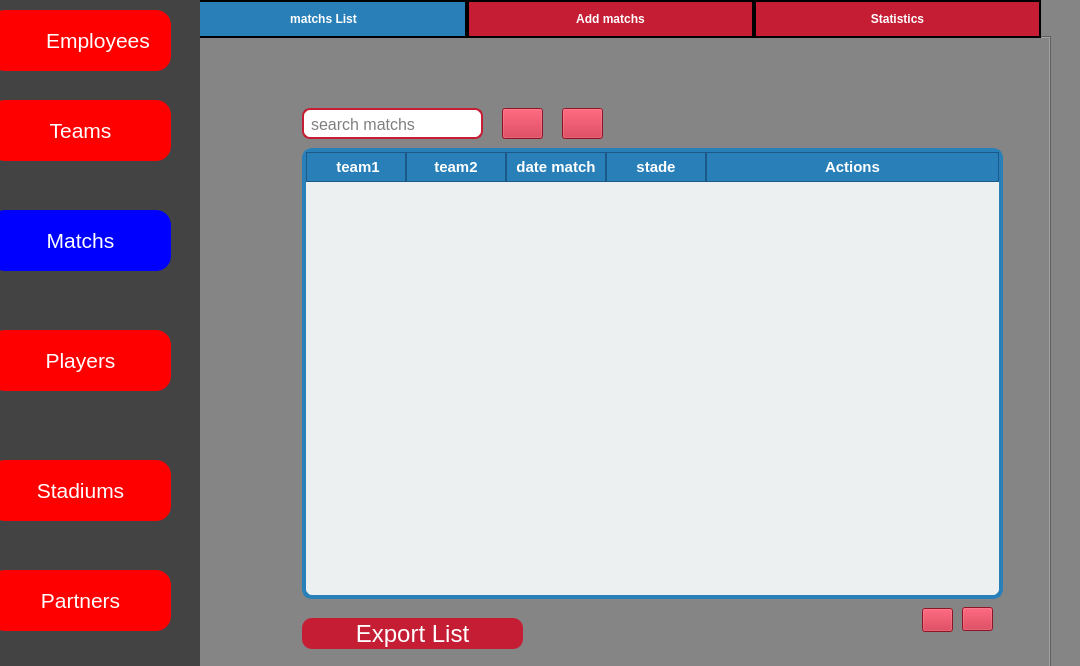
<?xml version="1.0" encoding="UTF-8"?>
<ui version="4.0">
 <class>matchPage</class>
 <widget class="QWidget" name="matchPage">
  <property name="geometry">
   <rect>
    <x>0</x>
    <y>0</y>
    <width>1080</width>
    <height>666</height>
   </rect>
  </property>
  <property name="windowTitle">
   <string>Form</string>
  </property>
  <layout class="QHBoxLayout" name="horizontalLayout" stretch="0,0">
   <property name="spacing">
    <number>0</number>
   </property>
   <property name="leftMargin">
    <number>0</number>
   </property>
   <property name="topMargin">
    <number>0</number>
   </property>
   <property name="rightMargin">
    <number>0</number>
   </property>
   <property name="bottomMargin">
    <number>0</number>
   </property>
   <item>
    <widget class="QWidget" name="sidebar" native="true">
     <property name="sizePolicy">
      <sizepolicy hsizetype="Fixed" vsizetype="Expanding">
       <horstretch>0</horstretch>
       <verstretch>0</verstretch>
      </sizepolicy>
     </property>
     <property name="minimumSize">
      <size>
       <width>200</width>
       <height>0</height>
      </size>
     </property>
     <property name="styleSheet">
      <string notr="true">background-color:#434343;</string>
     </property>
     <widget class="QPushButton" name="employeeButton">
      <property name="geometry">
       <rect>
        <x>-10</x>
        <y>10</y>
        <width>181</width>
        <height>61</height>
       </rect>
      </property>
      <property name="font">
       <font>
        <family>Arial</family>
        <pointsize>16</pointsize>
       </font>
      </property>
      <property name="cursor">
       <cursorShape>PointingHandCursor</cursorShape>
      </property>
      <property name="layoutDirection">
       <enum>Qt::LayoutDirection::LeftToRight</enum>
      </property>
      <property name="styleSheet">
       <string notr="true">QPushButton {
    background-color: red;             /* Red background */
    border-radius: 15px;               /* Rounded corners */
    color: white;                      /* White text */
    border: none;                      /* No border */
    padding: 10px 20px;                /* Padding inside the button */
}

QPushButton:hover {
    background-color: blue;           /* Blue background when hovered */
}

QPushButton[selected=&quot;true&quot;] {
    background-color: blue;            /* Blue background when selected */
}</string>
      </property>
      <property name="text">
       <string>      Employees</string>
      </property>
     </widget>
     <widget class="QPushButton" name="teamsButton">
      <property name="geometry">
       <rect>
        <x>-10</x>
        <y>100</y>
        <width>181</width>
        <height>61</height>
       </rect>
      </property>
      <property name="font">
       <font>
        <family>Arial</family>
        <pointsize>16</pointsize>
       </font>
      </property>
      <property name="cursor">
       <cursorShape>PointingHandCursor</cursorShape>
      </property>
      <property name="layoutDirection">
       <enum>Qt::LayoutDirection::LeftToRight</enum>
      </property>
      <property name="styleSheet">
       <string notr="true">QPushButton {
    background-color: red;             /* Red background */
    border-radius: 15px;               /* Rounded corners */
    color: white;                      /* White text */
    border: none;                      /* No border */
    padding: 10px 20px;                /* Padding inside the button */
}

QPushButton:hover {
    background-color: blue;           /* Blue background when hovered */
}
QPushButton:pressed, QPushButton:checked {
    background-color: blue;           /* Blue background when pressed or selected */
}</string>
      </property>
      <property name="text">
       <string>Teams</string>
      </property>
     </widget>
     <widget class="QPushButton" name="matchsButton">
      <property name="geometry">
       <rect>
        <x>-10</x>
        <y>210</y>
        <width>181</width>
        <height>61</height>
       </rect>
      </property>
      <property name="font">
       <font>
        <family>Arial</family>
        <pointsize>16</pointsize>
       </font>
      </property>
      <property name="cursor">
       <cursorShape>PointingHandCursor</cursorShape>
      </property>
      <property name="layoutDirection">
       <enum>Qt::LayoutDirection::LeftToRight</enum>
      </property>
      <property name="styleSheet">
       <string notr="true">QPushButton {
    background-color: red;             /* Red background */
    border-radius: 15px;               /* Rounded corners */
    color: white;                      /* White text */
    border: none;                      /* No border */
    padding: 10px 20px;                /* Padding inside the button */
}

QPushButton:hover {
    background-color: blue;           /* Blue background when hovered */
}
QPushButton:pressed, QPushButton:checked {
    background-color: blue;           /* Blue background when pressed or selected */
}</string>
      </property>
      <property name="text">
       <string>Matchs</string>
      </property>
      <property name="checkable">
       <bool>true</bool>
      </property>
      <property name="checked">
       <bool>true</bool>
      </property>
     </widget>
     <widget class="QPushButton" name="playersButton">
      <property name="geometry">
       <rect>
        <x>-10</x>
        <y>330</y>
        <width>181</width>
        <height>61</height>
       </rect>
      </property>
      <property name="font">
       <font>
        <family>Arial</family>
        <pointsize>16</pointsize>
       </font>
      </property>
      <property name="cursor">
       <cursorShape>PointingHandCursor</cursorShape>
      </property>
      <property name="layoutDirection">
       <enum>Qt::LayoutDirection::LeftToRight</enum>
      </property>
      <property name="styleSheet">
       <string notr="true">QPushButton {
    background-color: red;             /* Red background */
    border-radius: 15px;               /* Rounded corners */
    color: white;                      /* White text */
    border: none;                      /* No border */
    padding: 10px 20px;                /* Padding inside the button */
}

QPushButton:hover {
    background-color: blue;           /* Blue background when hovered */
}
QPushButton:pressed, QPushButton:checked {
    background-color: blue;           /* Blue background when pressed or selected */
}</string>
      </property>
      <property name="text">
       <string>Players</string>
      </property>
     </widget>
     <widget class="QPushButton" name="stadiumsButton">
      <property name="geometry">
       <rect>
        <x>-10</x>
        <y>460</y>
        <width>181</width>
        <height>61</height>
       </rect>
      </property>
      <property name="font">
       <font>
        <family>Arial</family>
        <pointsize>16</pointsize>
       </font>
      </property>
      <property name="cursor">
       <cursorShape>PointingHandCursor</cursorShape>
      </property>
      <property name="layoutDirection">
       <enum>Qt::LayoutDirection::LeftToRight</enum>
      </property>
      <property name="styleSheet">
       <string notr="true">QPushButton {
    background-color: red;             /* Red background */
    border-radius: 15px;               /* Rounded corners */
    color: white;                      /* White text */
    border: none;                      /* No border */
    padding: 10px 20px;                /* Padding inside the button */
}

QPushButton:hover {
    background-color: blue;           /* Blue background when hovered */
}
QPushButton:pressed, QPushButton:checked {
    background-color: blue;           /* Blue background when pressed or selected */
}</string>
      </property>
      <property name="text">
       <string>Stadiums</string>
      </property>
     </widget>
     <widget class="QPushButton" name="partnersButton">
      <property name="geometry">
       <rect>
        <x>-10</x>
        <y>570</y>
        <width>181</width>
        <height>61</height>
       </rect>
      </property>
      <property name="font">
       <font>
        <family>Arial</family>
        <pointsize>16</pointsize>
       </font>
      </property>
      <property name="cursor">
       <cursorShape>PointingHandCursor</cursorShape>
      </property>
      <property name="layoutDirection">
       <enum>Qt::LayoutDirection::LeftToRight</enum>
      </property>
      <property name="styleSheet">
       <string notr="true">QPushButton {
    background-color: red;             /* Red background */
    border-radius: 15px;               /* Rounded corners */
    color: white;                      /* White text */
    border: none;                      /* No border */
    padding: 10px 20px;                /* Padding inside the button */
}

QPushButton:hover {
    background-color: blue;           /* Blue background when hovered */
}
QPushButton:pressed, QPushButton:checked {
    background-color: blue;           /* Blue background when pressed or selected */
}</string>
      </property>
      <property name="text">
       <string>Partners</string>
      </property>
     </widget>
     <widget class="QLabel" name="empIoyeeIcon">
      <property name="geometry">
       <rect>
        <x>0</x>
        <y>20</y>
        <width>51</width>
        <height>41</height>
       </rect>
      </property>
      <property name="sizePolicy">
       <sizepolicy hsizetype="Preferred" vsizetype="Preferred">
        <horstretch>0</horstretch>
        <verstretch>0</verstretch>
       </sizepolicy>
      </property>
      <property name="styleSheet">
       <string notr="true">background-color:none</string>
      </property>
      <property name="text">
       <string/>
      </property>
      <property name="pixmap">
       <pixmap resource="resources.qrc">:/textures/textures/employeeIcon.png</pixmap>
      </property>
      <property name="scaledContents">
       <bool>true</bool>
      </property>
     </widget>
     <widget class="QLabel" name="teamsIcon">
      <property name="geometry">
       <rect>
        <x>0</x>
        <y>100</y>
        <width>51</width>
        <height>61</height>
       </rect>
      </property>
      <property name="styleSheet">
       <string notr="true">background-color:none</string>
      </property>
      <property name="text">
       <string/>
      </property>
      <property name="pixmap">
       <pixmap resource="resources.qrc">:/textures/textures/teamsIcon.png</pixmap>
      </property>
      <property name="scaledContents">
       <bool>true</bool>
      </property>
     </widget>
     <widget class="QLabel" name="matchsIcon">
      <property name="geometry">
       <rect>
        <x>0</x>
        <y>220</y>
        <width>51</width>
        <height>51</height>
       </rect>
      </property>
      <property name="styleSheet">
       <string notr="true">background-color:none</string>
      </property>
      <property name="text">
       <string/>
      </property>
      <property name="pixmap">
       <pixmap resource="resources.qrc">:/textures/textures/matchsIcon.png</pixmap>
      </property>
      <property name="scaledContents">
       <bool>true</bool>
      </property>
     </widget>
     <widget class="QLabel" name="playersIcon">
      <property name="geometry">
       <rect>
        <x>-20</x>
        <y>320</y>
        <width>91</width>
        <height>71</height>
       </rect>
      </property>
      <property name="styleSheet">
       <string notr="true">background-color:none</string>
      </property>
      <property name="text">
       <string/>
      </property>
      <property name="pixmap">
       <pixmap resource="resources.qrc">:/textures/textures/playersIcon.png</pixmap>
      </property>
      <property name="scaledContents">
       <bool>true</bool>
      </property>
     </widget>
     <widget class="QLabel" name="stadiumIcon">
      <property name="geometry">
       <rect>
        <x>4</x>
        <y>473</y>
        <width>31</width>
        <height>31</height>
       </rect>
      </property>
      <property name="styleSheet">
       <string notr="true">background-color:none</string>
      </property>
      <property name="text">
       <string/>
      </property>
      <property name="pixmap">
       <pixmap resource="resources.qrc">:/textures/textures/stadiumIcon.png</pixmap>
      </property>
      <property name="scaledContents">
       <bool>true</bool>
      </property>
     </widget>
     <widget class="QLabel" name="partnersIcon">
      <property name="geometry">
       <rect>
        <x>-1</x>
        <y>585</y>
        <width>41</width>
        <height>31</height>
       </rect>
      </property>
      <property name="styleSheet">
       <string notr="true">background-color:none</string>
      </property>
      <property name="text">
       <string/>
      </property>
      <property name="pixmap">
       <pixmap resource="resources.qrc">:/textures/textures/partnersIcon.png</pixmap>
      </property>
      <property name="scaledContents">
       <bool>true</bool>
      </property>
     </widget>
    </widget>
   </item>
   <item>
    <widget class="QWidget" name="contentArea" native="true">
     <property name="sizePolicy">
      <sizepolicy hsizetype="Expanding" vsizetype="Expanding">
       <horstretch>0</horstretch>
       <verstretch>0</verstretch>
      </sizepolicy>
     </property>
     <property name="styleSheet">
      <string notr="true">background-color:#858585;
</string>
     </property>
     <widget class="QTabWidget" name="updatematch">
      <property name="geometry">
       <rect>
        <x>-20</x>
        <y>0</y>
        <width>871</width>
        <height>681</height>
       </rect>
      </property>
      <property name="font">
       <font>
        <bold>true</bold>
       </font>
      </property>
      <property name="toolTip">
       <string>&lt;html&gt;&lt;head/&gt;&lt;body&gt;&lt;p&gt;updatematch&lt;/p&gt;&lt;p&gt;&lt;br/&gt;&lt;/p&gt;&lt;/body&gt;&lt;/html&gt;</string>
      </property>
      <property name="styleSheet">
       <string notr="true">QTabBar::tab {
    background: #C51D34;  
    color: white;
    border: 2px solid black;
    padding: 10px;
	width: 263%
	
   
}


QTabBar::tab:selected {
    background: #2980b9;
    color: white;
    font-weight: bold;
}

QTabBar::tab:hover {
    background: lightblue;
    color: black;
}

</string>
      </property>
      <property name="currentIndex">
       <number>0</number>
      </property>
      <widget class="QWidget" name="tab">
       <attribute name="title">
        <string>matchs List</string>
       </attribute>
       <widget class="QLineEdit" name="searchmatchsInput">
        <property name="geometry">
         <rect>
          <x>120</x>
          <y>70</y>
          <width>181</width>
          <height>31</height>
         </rect>
        </property>
        <property name="font">
         <font>
          <family>Arial</family>
          <pointsize>-1</pointsize>
         </font>
        </property>
        <property name="styleSheet">
         <string notr="true">QLineEdit {
    background-color: white;
    border: 2px solid #C51D34;
    border-radius: 8px;
    padding: 5px;
    color: black;
    font-size: 16px;
}

/* Hover effect */
QLineEdit:hover {
    border-color: #ff3347;
}

/* Focus effect */
QLineEdit:focus {
    border-color: #ff0004;
    box-shadow: none; /* Qt stylesheets do not support box-shadow */
}
</string>
        </property>
        <property name="text">
         <string/>
        </property>
        <property name="placeholderText">
         <string>search matchs</string>
        </property>
       </widget>
       <widget class="QPushButton" name="searchButton">
        <property name="geometry">
         <rect>
          <x>320</x>
          <y>70</y>
          <width>41</width>
          <height>31</height>
         </rect>
        </property>
        <property name="cursor">
         <cursorShape>PointingHandCursor</cursorShape>
        </property>
        <property name="styleSheet">
         <string notr="true">QPushButton {
background-color:#C51D34;

}
QPushButton:hover {
    background-color: blue; 
}</string>
        </property>
        <property name="text">
         <string/>
        </property>
        <property name="icon">
         <iconset theme="QIcon::ThemeIcon::SystemSearch"/>
        </property>
       </widget>
       <widget class="QPushButton" name="filterButton">
        <property name="geometry">
         <rect>
          <x>380</x>
          <y>70</y>
          <width>41</width>
          <height>31</height>
         </rect>
        </property>
        <property name="cursor">
         <cursorShape>PointingHandCursor</cursorShape>
        </property>
        <property name="styleSheet">
         <string notr="true">QPushButton {
background-color:#C51D34;

}
QPushButton:hover {
    background-color: blue; 
}</string>
        </property>
        <property name="text">
         <string/>
        </property>
        <property name="icon">
         <iconset theme="QIcon::ThemeIcon::AddressBookNew"/>
        </property>
       </widget>
       <widget class="QPushButton" name="exportListButton">
        <property name="geometry">
         <rect>
          <x>120</x>
          <y>580</y>
          <width>221</width>
          <height>31</height>
         </rect>
        </property>
        <property name="font">
         <font>
          <pointsize>18</pointsize>
         </font>
        </property>
        <property name="cursor">
         <cursorShape>PointingHandCursor</cursorShape>
        </property>
        <property name="styleSheet">
         <string notr="true">QPushButton {
background-color:#C51D34;
border-radius:10px;
color:white;
}
QPushButton:hover {
    background-color: blue; 
}</string>
        </property>
        <property name="text">
         <string>Export List</string>
        </property>
        <property name="icon">
         <iconset theme="QIcon::ThemeIcon::DocumentOpen"/>
        </property>
       </widget>
       <widget class="QTableWidget" name="tableWidget">
        <property name="geometry">
         <rect>
          <x>120</x>
          <y>110</y>
          <width>701</width>
          <height>451</height>
         </rect>
        </property>
        <property name="styleSheet">
         <string notr="true">QTableWidget {
    background-color: #ecf0f1;
    border: 4px solid #2980b9; 
    border-radius: 10px;
    gridline-color: #bdc3c7;
    font-size: 14px;
}

QTableWidget::item {
    padding: 10px;
    border-bottom: 1px solid #bdc3c7;
}

QTableWidget::item:selected {
    background-color: #3498db;
    color: white;
    font-weight: bold;
}

QTableWidget::item:hover {
    background-color: #f1c40f;
    color: black;
}

QHeaderView::section {
    background-color: #2980b9; /* Blue header */
    color: white;
    padding: 5px 5px; /* Increase horizontal padding */
    font-size: 15px;
    font-weight: bold;
    border: 1px solid #1c5986;
    min-width: 120px; /* Minimum width for each column */
}

QTableCornerButton::section {
    background-color: #2980b9;
    border: 1px solid #1c5986;
}
</string>
        </property>
        <attribute name="horizontalHeaderStretchLastSection">
         <bool>true</bool>
        </attribute>
        <column>
         <property name="text">
          <string> team1</string>
         </property>
        </column>
        <column>
         <property name="text">
          <string>team2</string>
         </property>
        </column>
        <column>
         <property name="text">
          <string>date match</string>
         </property>
        </column>
        <column>
         <property name="text">
          <string>stade</string>
         </property>
        </column>
        <column>
         <property name="text">
          <string>Actions</string>
         </property>
        </column>
       </widget>
       <widget class="QPushButton" name="nextPageTable">
        <property name="geometry">
         <rect>
          <x>740</x>
          <y>570</y>
          <width>31</width>
          <height>24</height>
         </rect>
        </property>
        <property name="styleSheet">
         <string notr="true">background-color:#C51D34;</string>
        </property>
        <property name="text">
         <string/>
        </property>
        <property name="icon">
         <iconset theme="QIcon::ThemeIcon::MediaSeekBackward"/>
        </property>
       </widget>
       <widget class="QPushButton" name="prevPageTable">
        <property name="geometry">
         <rect>
          <x>780</x>
          <y>569</y>
          <width>31</width>
          <height>24</height>
         </rect>
        </property>
        <property name="styleSheet">
         <string notr="true">background-color:#C51D34;
</string>
        </property>
        <property name="text">
         <string/>
        </property>
        <property name="icon">
         <iconset theme="QIcon::ThemeIcon::MediaSeekForward"/>
        </property>
       </widget>
      </widget>
      <widget class="QWidget" name="tab_2">
       <attribute name="title">
        <string>Add matchs</string>
       </attribute>
       <widget class="QLineEdit" name="teams1">
        <property name="geometry">
         <rect>
          <x>80</x>
          <y>70</y>
          <width>301</width>
          <height>31</height>
         </rect>
        </property>
        <property name="font">
         <font>
          <family>Arial</family>
          <pointsize>-1</pointsize>
         </font>
        </property>
        <property name="styleSheet">
         <string notr="true">QLineEdit {
    background-color: white;
    border: 2px solid #C51D34;
    border-radius: 8px;
    padding: 5px;
    color: black;
    font-size: 16px;
}

/* Hover effect */
QLineEdit:hover {
    border-color: #ff3347;
}

/* Focus effect */
QLineEdit:focus {
    border-color: #ff0004;
    box-shadow: none; /* Qt stylesheets do not support box-shadow */
}
</string>
        </property>
        <property name="text">
         <string/>
        </property>
        <property name="placeholderText">
         <string>team1</string>
        </property>
       </widget>
       <widget class="QLineEdit" name="lastName">
        <property name="geometry">
         <rect>
          <x>80</x>
          <y>340</y>
          <width>301</width>
          <height>31</height>
         </rect>
        </property>
        <property name="font">
         <font>
          <family>Arial</family>
          <pointsize>-1</pointsize>
         </font>
        </property>
        <property name="styleSheet">
         <string notr="true">QLineEdit {
    background-color: white;
    border: 2px solid #C51D34;
    border-radius: 8px;
    padding: 5px;
    color: black;
    font-size: 16px;
}

/* Hover effect */
QLineEdit:hover {
    border-color: #ff3347;
}

/* Focus effect */
QLineEdit:focus {
    border-color: #ff0004;
    box-shadow: none; /* Qt stylesheets do not support box-shadow */
}
</string>
        </property>
        <property name="text">
         <string/>
        </property>
        <property name="placeholderText">
         <string>date match</string>
        </property>
       </widget>
       <widget class="QLineEdit" name="numTlf">
        <property name="geometry">
         <rect>
          <x>80</x>
          <y>200</y>
          <width>321</width>
          <height>31</height>
         </rect>
        </property>
        <property name="font">
         <font>
          <family>Arial</family>
          <pointsize>-1</pointsize>
         </font>
        </property>
        <property name="styleSheet">
         <string notr="true">QLineEdit {
    background-color: white;
    border: 2px solid #C51D34;
    border-radius: 8px;
    padding: 5px;
    color: black;
    font-size: 16px;
}

/* Hover effect */
QLineEdit:hover {
    border-color: #ff3347;
}

/* Focus effect */
QLineEdit:focus {
    border-color: #ff0004;
    box-shadow: none; /* Qt stylesheets do not support box-shadow */
}
</string>
        </property>
        <property name="text">
         <string/>
        </property>
        <property name="placeholderText">
         <string>team2</string>
        </property>
       </widget>
       <widget class="QComboBox" name="department">
        <property name="geometry">
         <rect>
          <x>500</x>
          <y>70</y>
          <width>321</width>
          <height>31</height>
         </rect>
        </property>
        <property name="styleSheet">
         <string notr="true">QComboBox {
    background-color: white;
    border: 2px solid #C51D34;
    border-radius: 8px;
    padding: 5px;
    color: black;
    font-size: 16px;
    selection-background-color: #C51D34;
}

/* Drop-down arrow area */
QComboBox::drop-down {
    border: none;
    width: 30px;
    background-color: #C51D34;
    border-top-right-radius: 8px;
    border-bottom-right-radius: 8px;
}

/* When the combo box is hovered */
QComboBox:hover {
    border-color: #ff3347;
}

/* When the combo box is focused */
QComboBox:focus {
    border-color: #ff0004;
}

/* Style for the dropdown list */
QComboBox QAbstractItemView {
    background-color: white;
    border: 2px solid #C51D34;
    selection-background-color: #ff0004;
    selection-color: white;
    border-radius: 8px;
	color:black;
}

</string>
        </property>
        <item>
         <property name="text">
          <string>Select stade</string>
         </property>
        </item>
        <item>
         <property name="text">
          <string/>
         </property>
        </item>
       </widget>
       <widget class="QPushButton" name="addmatchButton">
        <property name="geometry">
         <rect>
          <x>250</x>
          <y>480</y>
          <width>221</width>
          <height>31</height>
         </rect>
        </property>
        <property name="font">
         <font>
          <pointsize>18</pointsize>
         </font>
        </property>
        <property name="cursor">
         <cursorShape>PointingHandCursor</cursorShape>
        </property>
        <property name="styleSheet">
         <string notr="true">QPushButton {
background-color:#C51D34;
border-radius:10px;
color:white;
}
QPushButton:hover {
    background-color: blue; 
}</string>
        </property>
        <property name="text">
         <string>Add matchs</string>
        </property>
        <property name="icon">
         <iconset theme="QIcon::ThemeIcon::ListAdd"/>
        </property>
       </widget>
       <widget class="QPushButton" name="updatematchButton_2">
        <property name="geometry">
         <rect>
          <x>510</x>
          <y>480</y>
          <width>221</width>
          <height>31</height>
         </rect>
        </property>
        <property name="font">
         <font>
          <pointsize>18</pointsize>
         </font>
        </property>
        <property name="cursor">
         <cursorShape>PointingHandCursor</cursorShape>
        </property>
        <property name="styleSheet">
         <string notr="true">QPushButton {
background-color:#C51D34;
border-radius:10px;
color:white;
}
QPushButton:hover {
    background-color: blue; 
}</string>
        </property>
        <property name="text">
         <string>update matchs</string>
        </property>
        <property name="icon">
         <iconset theme="QIcon::ThemeIcon::ListAdd"/>
        </property>
       </widget>
      </widget>
      <widget class="QWidget" name="tab_3">
       <attribute name="title">
        <string>Statistics</string>
       </attribute>
       <widget class="QSplitter" name="splitter">
        <property name="geometry">
         <rect>
          <x>50</x>
          <y>110</y>
          <width>779</width>
          <height>283</height>
         </rect>
        </property>
        <property name="orientation">
         <enum>Qt::Orientation::Horizontal</enum>
        </property>
       </widget>
      </widget>
     </widget>
    </widget>
   </item>
  </layout>
 </widget>
 <resources>
  <include location="resources.qrc"/>
 </resources>
 <connections/>
</ui>
